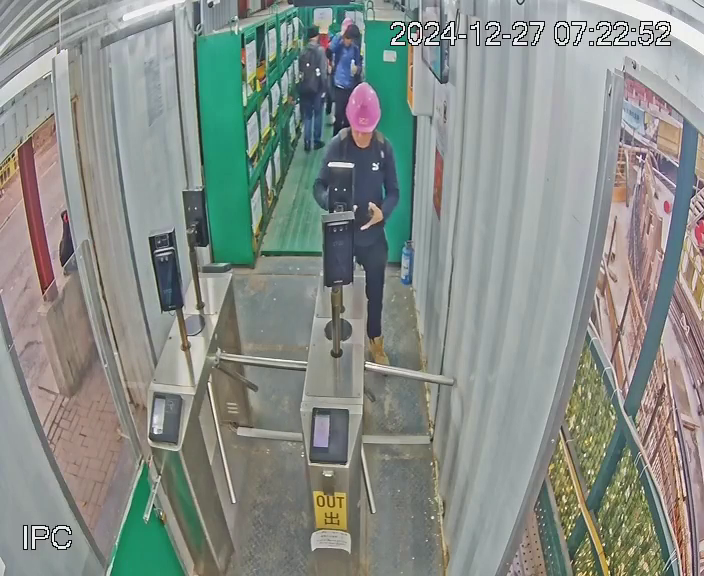
#> input picture frame 15 of BM02.mp4, 704 x 576 px
$ python ClickEvent.py
#> lines starting #> are read from the running program, lines starting #| are printed output that depends on the picture
import cv2


def mouse(event, x, y, flags, param): # click event to print coordination
    # left button: record coordinates
    if event == cv2.EVENT_LBUTTONDOWN:
        temp_x=int(x*(img_ow/img_rw))
        temp_y=int(y*(img_oh/img_rh))
        print(temp_x,temp_y)
        f=open("ROI_coord.txt","a")
        string=str(temp_x)+" "+str(temp_y)+" "
        f.write(string)
        f.close()
    # right button: clear
    if event == cv2.EVENT_RBUTTONDOWN:
        print("cleared")
        f=open("ROI_coord.txt","w")
        f.write("")
        f.close()
    # middle button: display current coordinates
    if event == cv2.EVENT_MBUTTONDOWN:
        f=open("ROI_coord.txt","r")
        coord = f.read().split()
        print(coord)

cap = cv2.VideoCapture("BM02.mp4")
ret, img = cap.read()
#> img is the input picture: shape (576, 704, 3); mean B, G, R 136, 141.7, 135.4
img_oh = img.shape[0] # original height
#> img_oh = 576
img_ow = img.shape[1] # original width
#> img_ow = 704
img_rh = 720 # resize height
img_rw = 1200 # resize width

frame = cv2.resize(img, (img_rw,img_rh))
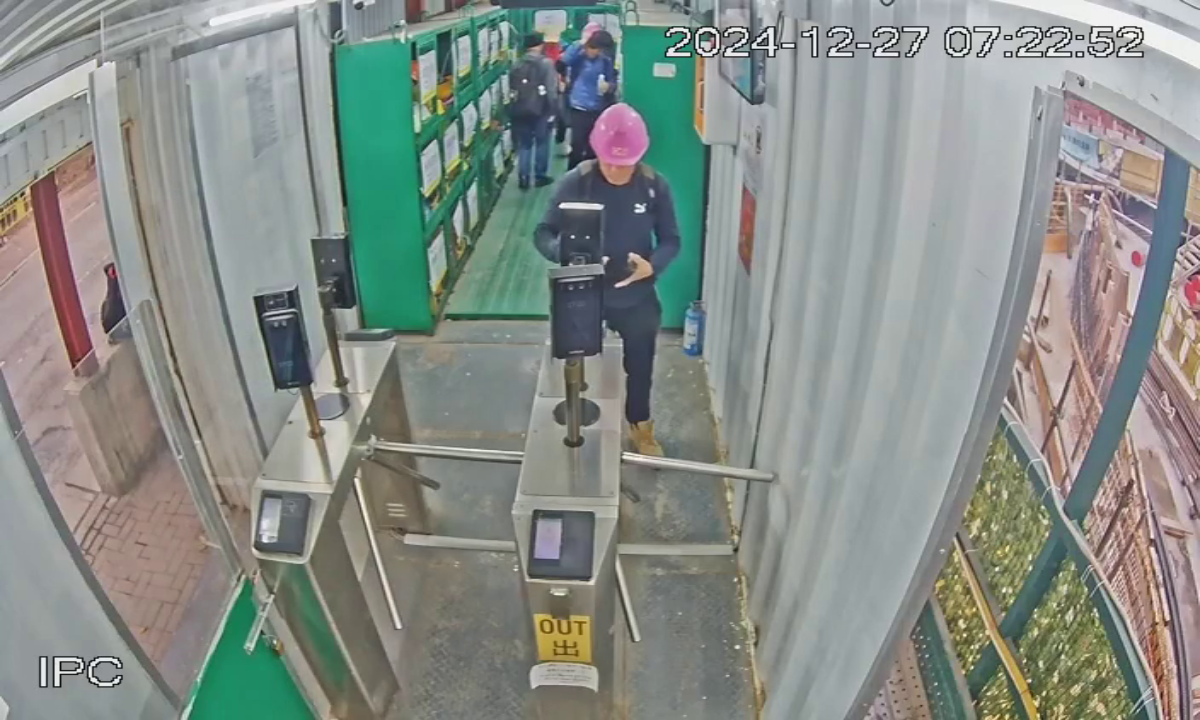
#> frame: shape (720, 1200, 3); mean B, G, R 135.9, 141.6, 135.3
cv2.imshow("frame", frame)

cv2.setMouseCallback('frame', mouse)
cv2.waitKey(0)
# press q to quit
if cv2.waitKey(0) & 0xFF == ord('q'):
#> (key q is pressed here)
    cv2.destroyAllWindows()

$ run again, starting later in the video
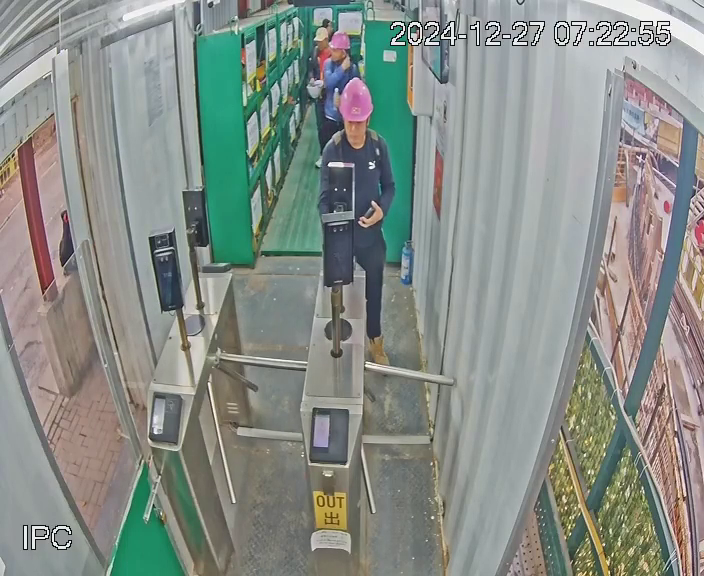
#> input picture frame 67 of BM02.mp4, 704 x 576 px
#> img is the input picture: shape (576, 704, 3); mean B, G, R 136, 142.1, 135.6
#> `frame = cv2.resize(img, (img_rw,img_rh))`:
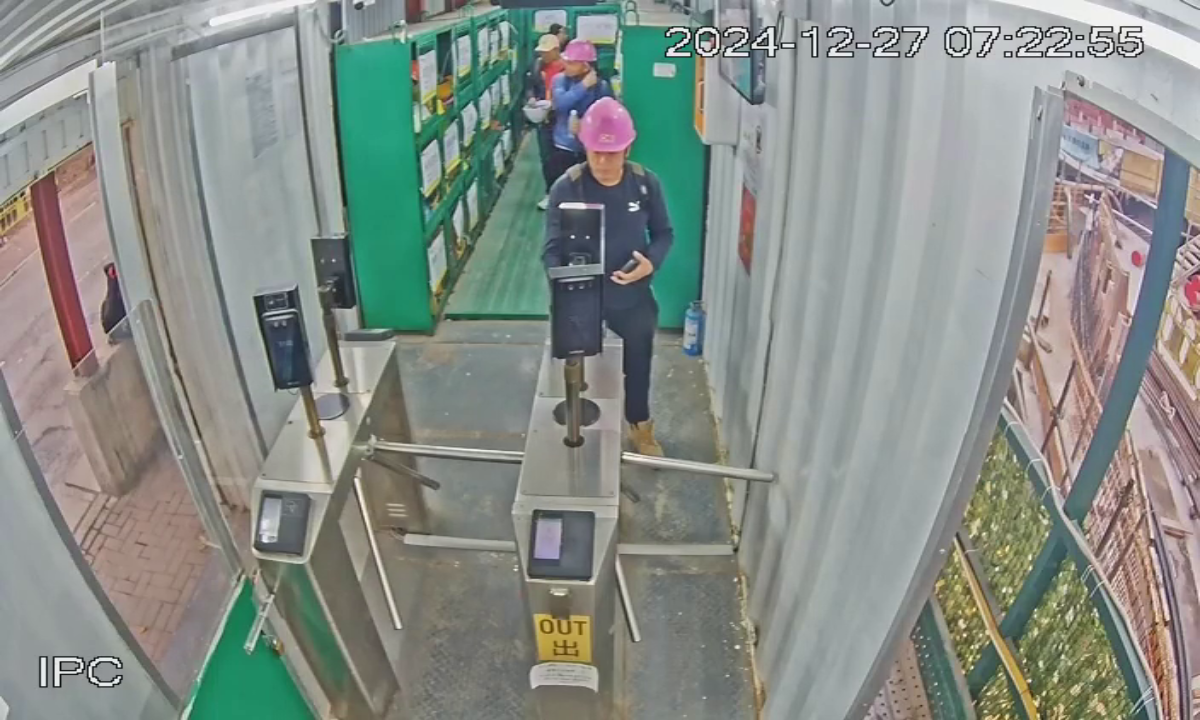
#> frame: shape (720, 1200, 3); mean B, G, R 136, 142, 135.6

$ run again, starting later in the video
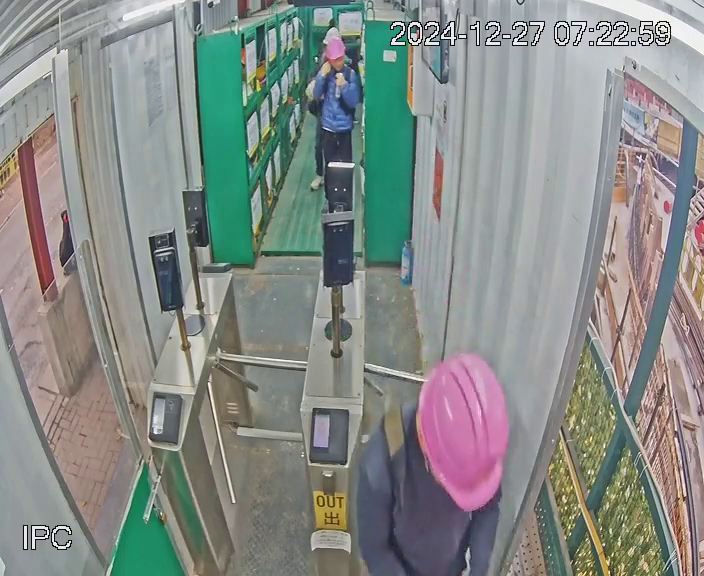
#> input picture frame 120 of BM02.mp4, 704 x 576 px
#> img is the input picture: shape (576, 704, 3); mean B, G, R 135.8, 139.7, 134.8
#> `frame = cv2.resize(img, (img_rw,img_rh))`:
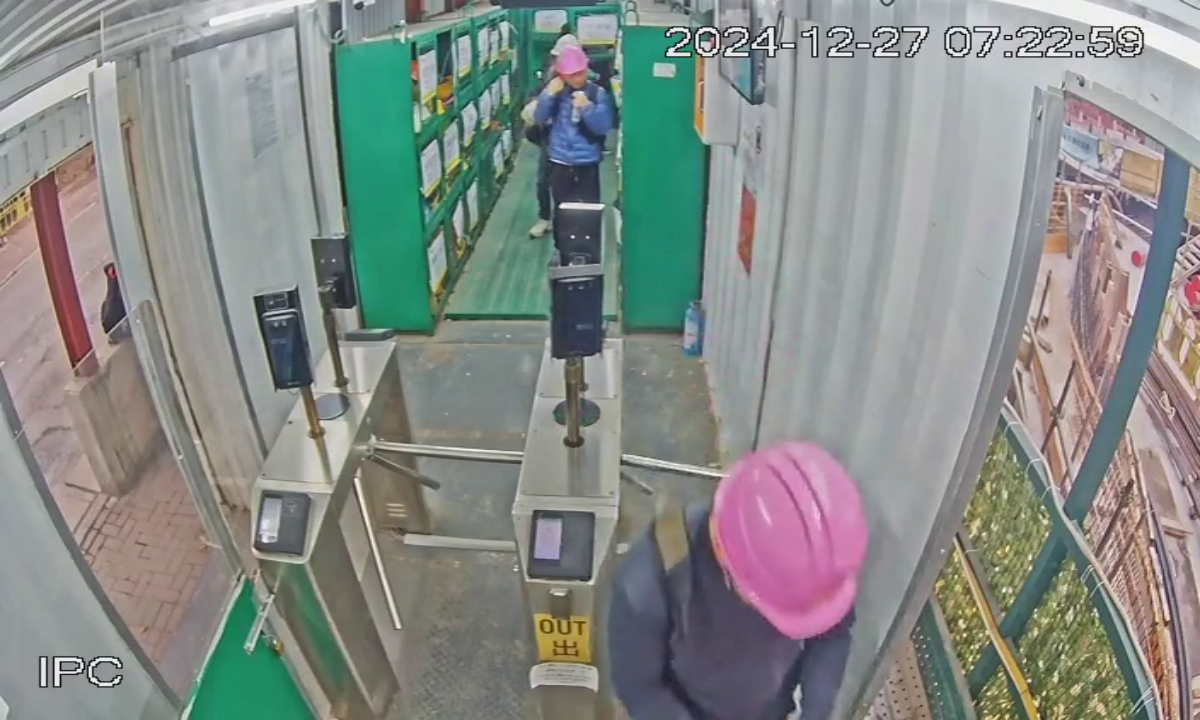
#> frame: shape (720, 1200, 3); mean B, G, R 135.7, 139.6, 134.7
